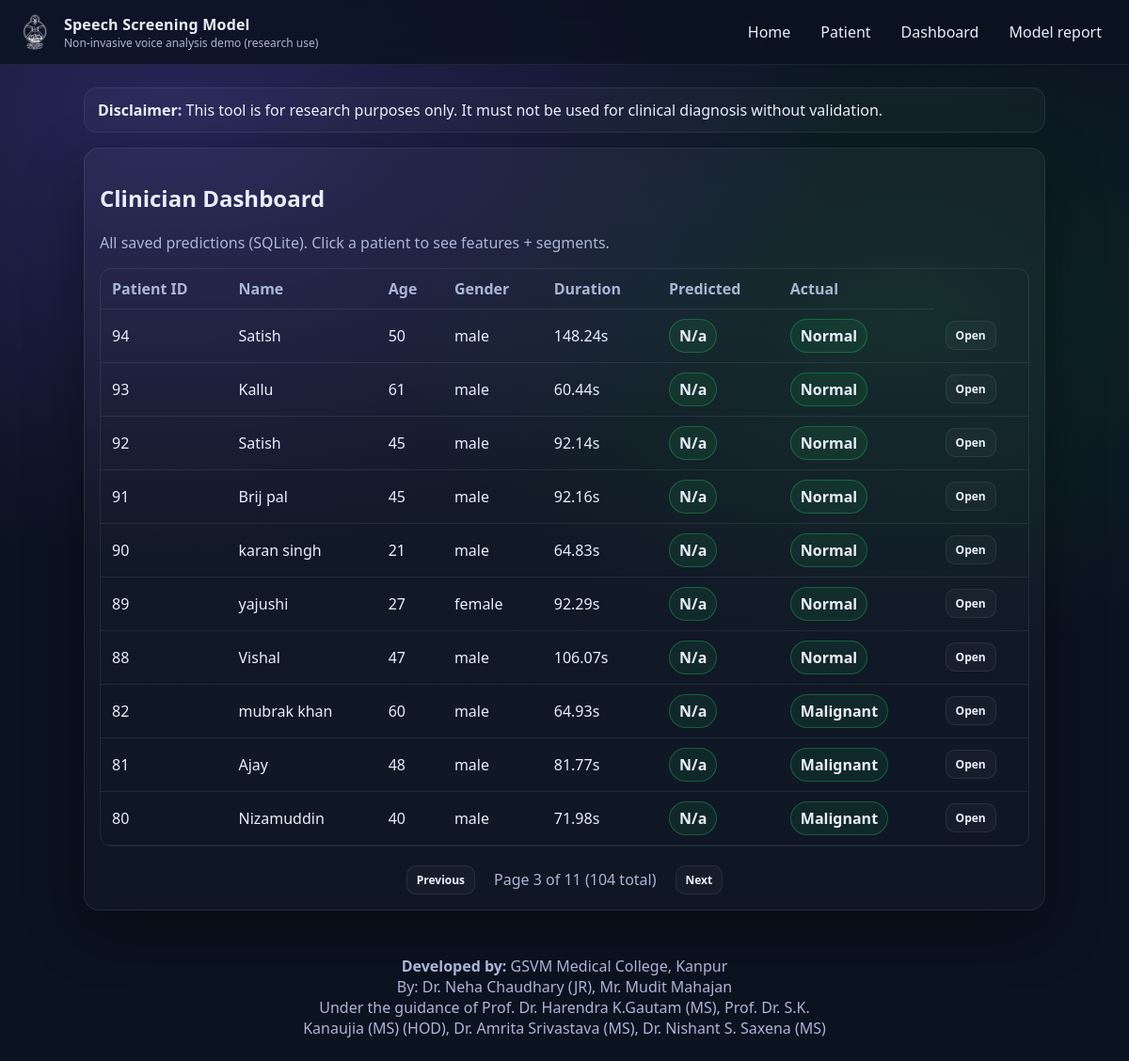
The page /dashboard?page=3 on the database its author committed.
### app/models_db.py (models this page shows)
class Patients(SQLModel, table=True):
    id: Optional[int] = Field(default=None, primary_key = True)
    name: str
    age: int
    gender: str  # "male" / "female"
    created_at: datetime = Field(default_factory=datetime.now)
    audio_path: str
    duration_sec: float
    actual_label: Optional[str] = None
    predicted_label: Optional[str] = None
    predicted_proba_json: Optional[str] = None
    segments: list["SegmentPredictions"] = Relationship(back_populates = "patient")

### app/main.py (the view)
@app.get("/dashboard", response_class=HTMLResponse)
def dashboard(request: Request, page: int = 1, session: Session = Depends(get_session)):
    per_page = 10
    offset = (page - 1) * per_page
    total_count = session.exec(select(Patients)).all()
    total_pages = (len(total_count) + per_page - 1) // per_page
    rows = session.exec(
        select(Patients)
        .order_by(Patients.created_at.desc())
        .offset(offset)
        .limit(per_page)
        ).all()
    label_map = {
        "0": "Benign",
        "1": "Malignant",
        "2": "Normal",
    }
    mapped_rows = []
    for row in rows:
        predicted_label_display = label_map.get(
            row.predicted_label,
            row.predicted_label.capitalize() if row.predicted_label else 'N/A'
        )
        if predicted_label_display not in label_map:
            predicted_label_display = predicted_label_display.capitalize()
        actual_display = None
        if row.actual_label:
            actual_display = label_map.get(row.actual_label, row.actual_label.capitalize())
        mapped_rows.append({
            "id": row.id,
            "name": row.name,
            "age": row.age,
            "gender": row.gender,
            "duration_sec": row.duration_sec,
            "predicted_label": predicted_label_display,
            "actual_label": actual_display,
        })
    return templates.TemplateResponse("dashboard.html",
        {
            "request": request,
            "rows": mapped_rows,
            "page": page,
            "total_pages": total_pages,
            "total_count": len(total_count),
        },
    )

### app/templates/dashboard.html
{% extends "base.html" %}
{% block content %}
<section class="card">
  <h2>Clinician Dashboard</h2>
  <p class="muted">All saved predictions (SQLite). Click a patient to see features + segments.</p>
  <div class="tableWrap">
    <table class="table">
      <thead>
        <tr>
          <th>Patient ID</th><th>Name</th><th>Age</th><th>Gender</th><th>Duration</th><th>Predicted</th><th>Actual</th>
        </tr>
      </thead>
      <tbody>
      {% for r in rows %}
        <tr>
          <td>{{ r.id }}</td>
          <td>{{ r.name }}</td>
          <td>{{ r.age }}</td>
          <td>{{ r.gender }}</td>
          <td>{{ "%.2f"|format(r.duration_sec) }}s</td>
          <td><span class="tag">{{ r.predicted_label }}</span></td>
          <td>
            {% if r.actual_label %}
              <span class="tag">{{ r.actual_label }}</span>
            {% else %}
              <span class="tag" style="opacity: 0.5;">Not Set</span>
            {% endif %}
          </td>
          <td><a class="btn small" href="/dashboard/patient/{{ r.id }}">Open</a></td>
        </tr>
      {% endfor %}
      </tbody>
    </table>
  </div>
  {% if total_pages > 1 %}
  <div style="margin-top: 20px; display: flex; justify-content: center; align-items: center; gap: 10px;">
    {% if page > 1 %}
      <a href="/dashboard?page={{ page - 1 }}" class="btn small">Previous</a>
    {% else %}
      <span class="btn small" style="opacity: 0.5; cursor: not-allowed;">Previous</span>
    {% endif %}
    <span class="muted" style="padding: 0 10px;">
      Page {{ page }} of {{ total_pages }} ({{ total_count }} total)
    </span>
    {% if page < total_pages %}
      <a href="/dashboard?page={{ page + 1 }}" class="btn small">Next</a>
    {% else %}
      <span class="btn small" style="opacity: 0.5; cursor: not-allowed;">Next</span>
    {% endif %}
  </div>
  {% endif %}
</section>
{% endblock %}

### app/static/app.css (style rules this page uses)
:root { --bg:#0b1220; --card:#111a2b; --soft:#0e1729; --text:#e9eefc; --muted:#aab6d6; --accent:#7c5cff; --accent2:#22c55e; --line:rgba(255,255,255,0.08); }
* { box-sizing:border-box }
body { margin:0; font-family: ui-sans-serif, system-ui, -apple-system, Segoe UI, Roboto; background: radial-gradient(1200px 800px at 15% 10%, rgba(124,92,255,0.25), transparent 60%), radial-gradient(900px 600px at 80% 30%, rgba(34,197,94,0.12), transparent 60%), var(--bg); color:var(--text); }
a { color:var(--text); text-decoration:none }
.card { background: linear-gradient(180deg, rgba(255,255,255,0.04), rgba(255,255,255,0.02)); border:1px solid var(--line); border-radius:16px; padding:16px; box-shadow: 0 20px 60px rgba(0,0,0,0.35); }
.muted { color:var(--muted) }
.btn { display:inline-flex; align-items:center; justify-content:center; gap:8px; padding:10px 12px; border-radius:12px; border:1px solid var(--line); background:rgba(255,255,255,0.03); color: var(--text); cursor:pointer; font-weight: 600; }
.btn.small { padding:6px 10px; border-radius:10px; font-size:12px }
.tag { display:inline-flex; padding:6px 10px; border-radius:999px; border:1px solid rgba(34,197,94,0.35); background:rgba(34,197,94,0.10); font-weight:800; }
.tableWrap { overflow:auto; border-radius:12px; border:1px solid var(--line) }
.table { width:100%; border-collapse:collapse; min-width:700px }
.table th,.table td { padding:10px 12px; border-bottom:1px solid var(--line); text-align:left; }
.table th { color:var(--muted); font-weight:700 }

### rows shown on the page
Patients: id "94", name "Satish", age "50", gender "male", duration_sec "148.24", predicted_label "N/a", actual_label "Normal"
Patients: id "93", name "Kallu", age "61", gender "male", duration_sec "60.44", predicted_label "N/a", actual_label "Normal"
Patients: id "92", name "Satish", age "45", gender "male", duration_sec "92.14", predicted_label "N/a", actual_label "Normal"
Patients: id "91", name "Brij pal", age "45", gender "male", duration_sec "92.16", predicted_label "N/a", actual_label "Normal"
Patients: id "90", name "karan singh", age "21", gender "male", duration_sec "64.83", predicted_label "N/a", actual_label "Normal"
Patients: id "89", name "yajushi", age "27", gender "female", duration_sec "92.29", predicted_label "N/a", actual_label "Normal"
Patients: id "88", name "Vishal", age "47", gender "male", duration_sec "106.07", predicted_label "N/a", actual_label "Normal"
Patients: id "82", name "mubrak khan", age "60", gender "male", duration_sec "64.93", predicted_label "N/a", actual_label "Malignant"
Patients: id "81", name "Ajay", age "48", gender "male", duration_sec "81.77", predicted_label "N/a", actual_label "Malignant"
Patients: id "80", name "Nizamuddin", age "40", gender "male", duration_sec "71.98", predicted_label "N/a", actual_label "Malignant"

### other values the page prints
{{ page }} "3"
{{ total_pages }} "11"
{{ total_count }} "104"
